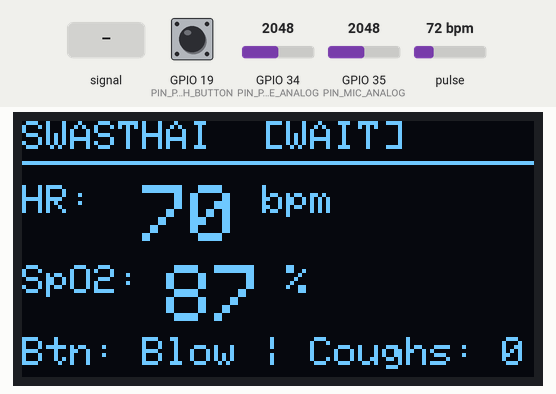
A sketch run on a simulated ESP32. Parts: 128×64 one-colour display. Inputs (shaded band) come from the test bench; at power-on: GPIO 19 (PIN_PUSH_BUTTON) HIGH, GPIO 35 (PIN_MIC_ANALOG) = 2048, pulse 72 bpm, GPIO 34 (PIN_PRESSURE_ANALOG) = 2048 (analog values on the 0–4095 scale). Nothing arrives over Bluetooth unless stated; a phone connects over Bluetooth LE 3 s after start; what the sketch prints to the serial monitor is not drawn.

Above: at 1.7 s.
1.8 s: GPIO 19 (PIN_PUSH_BUTTON) pulled LOW for 0.15 s
At 2.5 s:
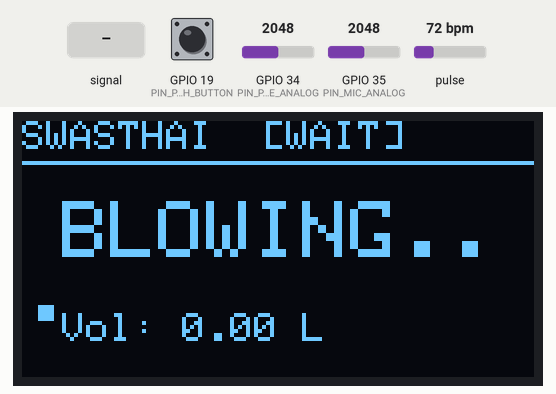
4.9 s: GPIO 19 (PIN_PUSH_BUTTON) pulled LOW for 1 s
At 5.7 s:
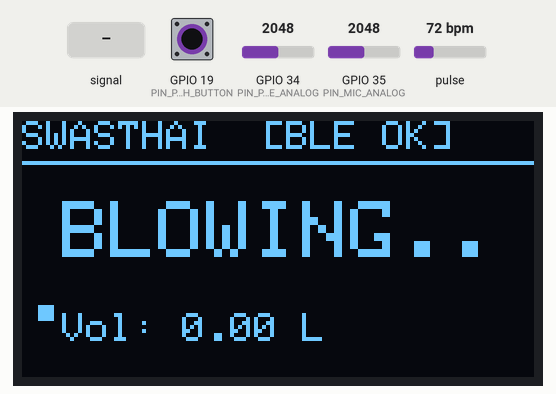
8.4 s: GPIO 35 (PIN_MIC_ANALOG) fed a 200 Hz sine of ±1842 counts around its level
At 10.1 s:
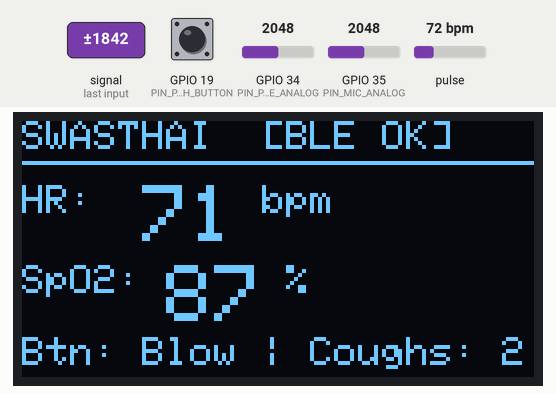
10.3 s: GPIO 35 (PIN_MIC_ANALOG) set to 2866
13.3 s: pulse set to 70 bpm
At 15.0 s:
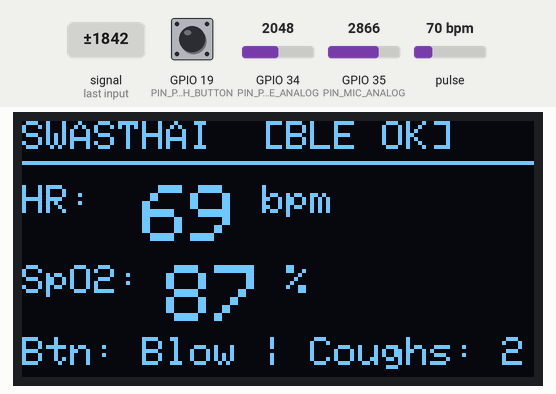
16.3 s: GPIO 19 (PIN_PUSH_BUTTON) pulled LOW for 0.15 s
At 16.39 s:
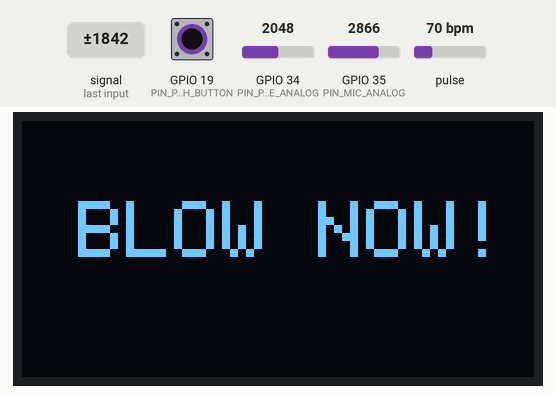
Timing chart, 0 to 19.3 s (numbered marks = the images above; inputs shaded):
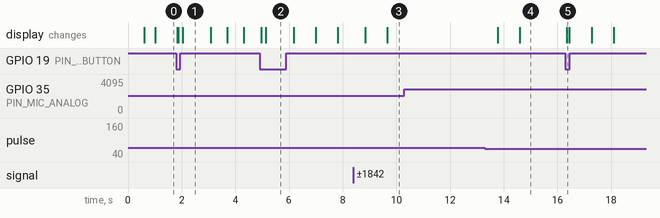

The sketch:

swasthai_esp32_firmware.ino
```cpp
/*
  =============================================================================
  SWASTHAI - Point-of-Care Cardiopulmonary & Respiratory Health Screener
  Firmware for ESP32 with MAX30102, Airflow Pressure Sensor, Mic, and OLED
  =============================================================================
  Hardware Components:
  - ESP32-WROOM-32
  - MAX30102 Pulse Oximeter & Heart Rate (I2C)
  - Differential Low-Range Pressure / Airflow Sensor (ADC / Mouthpiece tube)
  - Microphone Module (ADC / Auscultation & Cough detection)
  - 7-Pin SPI/I2C SSD1306 128x64 OLED Display
  - Push Button (Test Trigger / Calibration)
  =============================================================================
*/

#include <Wire.h>
#include <SPI.h>
#include <Adafruit_GFX.h>
#include <Adafruit_SSD1306.h>
#include "MAX30105.h"
#include "heartRate.h"
#include <BLEDevice.h>
#include <BLEServer.h>
#include <BLEUtils.h>
#include <BLE2902.h>

// ==========================================
// 1. PIN DEFINITIONS & OLED CONFIGURATION
// ==========================================
#define SCREEN_WIDTH 128
#define SCREEN_HEIGHT 64

// 7-Pin OLED SPI Pinout on ESP32
#define OLED_MOSI   23  // D1 / Data
#define OLED_CLK    18  // D0 / Clock
#define OLED_DC     16  // DC
#define OLED_CS      5  // CS
#define OLED_RESET  17  // RES / Reset

Adafruit_SSD1306 display(SCREEN_WIDTH, SCREEN_HEIGHT,
  OLED_MOSI, OLED_CLK, OLED_DC, OLED_RESET, OLED_CS);

// Sensors Pinout
#define PIN_PRESSURE_ANALOG   34  // ADC1 CH6: Low-range pressure sensor (mouthpiece tube)
#define PIN_MIC_ANALOG        35  // ADC1 CH7: Analog mic module (cough/breath sound)
#define PIN_PUSH_BUTTON       19  // Push Button (Active LOW with internal pullup)

// ==========================================
// 2. BLE GATT UUIDs (Matching Flutter App)
// ==========================================
#define SERVICE_UUID        "4fafc201-1fb5-459e-8fcc-c5c9c331914b"
#define VITALS_CHAR_UUID    "beb5483e-36e1-4688-b7f5-ea07361b26a8"
#define AIRFLOW_CHAR_UUID   "1c95d5e3-d8f7-413a-bf3d-7a2e5d7be87e"
#define ACOUSTIC_CHAR_UUID  "d271607c-9204-4769-a038-0796d5147a4b"

BLEServer* pServer = NULL;
BLECharacteristic* pVitalsChar = NULL;
BLECharacteristic* pAirflowChar = NULL;
BLECharacteristic* pAcousticChar = NULL;
bool deviceConnected = false;

// ==========================================
// 3. SENSOR OBJECTS & GLOBALS
// ==========================================
MAX30105 particleSensor;

// Vitals variables
int heartRateBpm = 75;
int spo2Val = 98;
float ppgNormalized = 0.0;
unsigned long lastBeat = 0;
long irValue = 0;

// Spirometry / Airflow variables
bool isBlowTestActive = false;
unsigned long blowStartTime = 0;
float baselinePressureVolts = 1.65; // Calibrated at startup
float cumulativeVolumeLiters = 0.0;
float lastAirflowCalcTime = 0;

// Mic / Acoustic variables
int coughCount = 0;
unsigned long lastCoughTime = 0;
float micRms = 0.0;

// Button state
volatile bool buttonPressed = false;

void IRAM_ATTR handleButtonInterrupt() {
  buttonPressed = true;
}

// BLE Callbacks
class MyServerCallbacks : public BLEServerCallbacks {
  void onConnect(BLEServer* pServer) {
    deviceConnected = true;
  }
  void onDisconnect(BLEServer* pServer) {
    deviceConnected = false;
    BLEDevice::startAdvertising();
  }
};

// ==========================================
// 4. SETUP
// ==========================================
void setup() {
  Serial.begin(115200);
  Serial.println("\n[SWASTHAI] Initializing Handheld Health Screener...");

  // Push Button
  pinMode(PIN_PUSH_BUTTON, INPUT_PULLUP);
  attachInterrupt(digitalPinToInterrupt(PIN_PUSH_BUTTON), handleButtonInterrupt, FALLING);

  // Analog Inputs
  analogReadResolution(12); // 12-bit ADC (0-4095)

  // Initialize OLED
  if (!display.begin(SSD1306_SWITCHCAPVCC)) {
    Serial.println("OLED init failed");
  } else {
    display.clearDisplay();
    display.setTextSize(1);
    display.setTextColor(SSD1306_WHITE);
    display.setCursor(18, 16);
    display.println("SWASTHAI SCREENER");
    display.setCursor(24, 34);
    display.println("Starting BLE...");
    display.display();
  }

  // Initialize MAX30102 via I2C (SDA=21, SCL=22)
  Wire.begin(21, 22);
  if (!particleSensor.begin(Wire, I2C_SPEED_FAST)) {
    Serial.println("MAX30102 not found. Check wiring.");
  } else {
    particleSensor.setup(); // Default optical settings
    particleSensor.setPulseAmplitudeRed(0x1F); // Red LED
    particleSensor.setPulseAmplitudeIR(0x1F);  // IR LED
  }

  // Calibrate Pressure Sensor zero-flow baseline
  long sum = 0;
  for (int i = 0; i < 50; i++) {
    sum += analogRead(PIN_PRESSURE_ANALOG);
    delay(10);
  }
  baselinePressureVolts = (sum / 50.0) * (3.3 / 4095.0);
  Serial.print("Airflow baseline calibrated: ");
  Serial.print(baselinePressureVolts);
  Serial.println(" V");

  // Initialize BLE
  BLEDevice::init("SWASTHAI-ESP32");
  pServer = BLEDevice::createServer();
  pServer->setCallbacks(new MyServerCallbacks());

  BLEService *pService = pServer->createService(SERVICE_UUID);

  pVitalsChar = pService->createCharacteristic(
    VITALS_CHAR_UUID,
    BLECharacteristic::PROPERTY_READ | BLECharacteristic::PROPERTY_NOTIFY
  );
  pVitalsChar->addDescriptor(new BLE2902());

  pAirflowChar = pService->createCharacteristic(
    AIRFLOW_CHAR_UUID,
    BLECharacteristic::PROPERTY_READ | BLECharacteristic::PROPERTY_NOTIFY
  );
  pAirflowChar->addDescriptor(new BLE2902());

  pAcousticChar = pService->createCharacteristic(
    ACOUSTIC_CHAR_UUID,
    BLECharacteristic::PROPERTY_READ | BLECharacteristic::PROPERTY_NOTIFY
  );
  pAcousticChar->addDescriptor(new BLE2902());

  pService->start();

  BLEAdvertising *pAdvertising = BLEDevice::getAdvertising();
  pAdvertising->addServiceUUID(SERVICE_UUID);
  pAdvertising->setScanResponse(true);
  pAdvertising->setMinPreferred(0x06);
  pAdvertising->setMinPreferred(0x12);
  BLEDevice::startAdvertising();

  Serial.println("SWASTHAI BLE Advertising started. Ready for connection.");
}

// ==========================================
// 5. MAIN LOOP
// ==========================================
void loop() {
  unsigned long now = millis();

  // Check Button to trigger Spirometry Blow test
  if (buttonPressed) {
    buttonPressed = false;
    if (!isBlowTestActive) {
      startSpirometryTest();
    }
  }

  // 1. Read MAX30102 Vitals
  readMax30102();

  // 2. Read Acoustic / Microphone
  readMicrophone();

  // 3. Handle Spirometry Airflow Blow if active
  if (isBlowTestActive) {
    processAirflowSample(now);
  }

  // 4. Update OLED Display (every 200 ms)
  static unsigned long lastOledUpdate = 0;
  if (now - lastOledUpdate > 200) {
    lastOledUpdate = now;
    updateOledDisplay();
  }

  // 5. Broadcast Vitals over BLE (every 80 ms)
  static unsigned long lastBleSend = 0;
  if (now - lastBleSend > 80 && deviceConnected) {
    lastBleSend = now;
    sendVitalsBle();
  }

  delay(10);
}

// ==========================================
// 6. SENSOR ACQUISITION FUNCTIONS
// ==========================================

void readMax30102() {
  irValue = particleSensor.getIR();
  long redValue = particleSensor.getRed();

  if (irValue > 50000) { // Finger detected on sensor
    if (checkForBeat(irValue)) {
      long delta = millis() - lastBeat;
      lastBeat = millis();
      int bpm = 60 / (delta / 1000.0);
      if (bpm > 45 && bpm < 160) {
        heartRateBpm = bpm;
      }
    }

    // Normalized PPG (0.0 to 1.0)
    ppgNormalized = (float)(irValue % 5000) / 5000.0;

    // Approximate SpO2 ratio based on Red/IR AC/DC ratio
    if (redValue > 0) {
      float ratio = (float)redValue / (float)irValue;
      int calcSpo2 = (int)(110.0 - 25.0 * ratio);
      if (calcSpo2 >= 80 && calcSpo2 <= 100) {
        spo2Val = calcSpo2;
      }
    }
  } else {
    // No finger detected
    ppgNormalized = 0.0;
  }
}

void readMicrophone() {
  // Sample analog mic signal for RMS energy
  int raw = analogRead(PIN_MIC_ANALOG);
  float voltage = (raw * 3.3) / 4095.0;
  float deviation = abs(voltage - 1.65); // AC deviation from 1.65V DC midpoint

  micRms = (micRms * 0.8) + (deviation * 0.2);

  // Cough burst threshold detection (sudden spike > 0.8V deviation lasting > 150ms)
  if (deviation > 0.85 && (millis() - lastCoughTime > 800)) {
    lastCoughTime = millis();
    coughCount++;
    sendAcousticBle(true);
  }
}

void startSpirometryTest() {
  isBlowTestActive = true;
  blowStartTime = millis();
  cumulativeVolumeLiters = 0.0;
  lastAirflowCalcTime = blowStartTime;

  display.clearDisplay();
  display.setTextSize(2);
  display.setCursor(14, 20);
  display.println("BLOW NOW!");
  display.display();
  Serial.println("[SPIROMETRY] Blow test started!");
}

void processAirflowSample(unsigned long now) {
  float elapsedSec = (now - blowStartTime) / 1000.0;
  float dt = (now - lastAirflowCalcTime) / 1000.0;
  lastAirflowCalcTime = now;

  int rawPressure = analogRead(PIN_PRESSURE_ANALOG);
  float volts = (rawPressure * 3.3) / 4095.0;
  float deltaP = volts - baselinePressureVolts;
  if (deltaP < 0) deltaP = 0;

  // Flow rate Q (Liters per second) using orifice flow equation: Q = K * sqrt(deltaP)
  // Calibration factor K calibrated for mouthpiece tube dimensions
  const float K_CALIB = 5.2;
  float flowLps = K_CALIB * sqrt(deltaP);

  cumulativeVolumeLiters += flowLps * dt;

  // Stream Airflow packet over BLE: {"t":1.2,"f":4.5,"v":2.1}
  if (deviceConnected) {
    char buf[64];
    snprintf(buf, sizeof(buf), "{\"t\":%.2f,\"f\":%.2f,\"v\":%.2f}", elapsedSec, flowLps, cumulativeVolumeLiters);
    pAirflowChar->setValue(buf);
    pAirflowChar->notify();
  }

  // End test after 4.5 seconds
  if (elapsedSec >= 4.5 || (elapsedSec > 1.0 && flowLps <= 0.05)) {
    isBlowTestActive = false;
    Serial.print("[SPIROMETRY] Blow finished. FVC: ");
    Serial.print(cumulativeVolumeLiters);
    Serial.println(" L");
  }
}

// ==========================================
// 7. BLE NOTIFICATION TRANSMISSION
// ==========================================

void sendVitalsBle() {
  char buf[64];
  snprintf(buf, sizeof(buf), "{\"hr\":%d,\"spo2\":%d,\"ppg\":%.2f}", heartRateBpm, spo2Val, ppgNormalized);
  pVitalsChar->setValue(buf);
  pVitalsChar->notify();
}

void sendAcousticBle(bool isCough) {
  if (!deviceConnected) return;
  char buf[64];
  snprintf(buf, sizeof(buf), "{\"rms\":%.2f,\"cough\":%d,\"freq\":350}", micRms, isCough ? 1 : 0);
  pAcousticChar->setValue(buf);
  pAcousticChar->notify();
}

// ==========================================
// 8. OLED RENDERING
// ==========================================

void updateOledDisplay() {
  display.clearDisplay();

  // Header Bar
  display.setTextSize(1);
  display.setCursor(0, 0);
  display.print("SWASTHAI  ");
  display.print(deviceConnected ? "[BLE OK]" : "[WAIT]");

  display.drawLine(0, 10, 127, 10, SSD1306_WHITE);

  if (isBlowTestActive) {
    display.setTextSize(2);
    display.setCursor(10, 20);
    display.println("BLOWING...");
    display.setTextSize(1);
    display.setCursor(10, 48);
    display.print("Vol: ");
    display.print(cumulativeVolumeLiters, 2);
    display.print(" L");
  } else {
    // Vitals Section
    display.setTextSize(1);
    display.setCursor(0, 16);
    display.print("HR:  ");
    display.setTextSize(2);
    display.print(heartRateBpm);
    display.setTextSize(1);
    display.println(" bpm");

    display.setCursor(0, 36);
    display.print("SpO2: ");
    display.setTextSize(2);
    display.print(spo2Val);
    display.setTextSize(1);
    display.println(" %");

    display.setCursor(0, 54);
    display.print("Btn: Blow | Coughs: ");
    display.print(coughCount);
  }

  display.display();
}
```

Measured:
- after the input at 1.8 s, the display: first differs from a run without the input after 0.07 s (image 1 shows a later state)
- after the input at 4.9 s, the display: first changes after 0.06 s (image 2 shows a later state)
- after the input at 8.4 s, the display: first changes after 0.44 s (image 3 shows a later state)
- after the input at 10.3 s, every drawn part: stays the same
- after the input at 13.3 s, the display: first differs from a run without the input after 1.3 s (image 4)
- after the input at 16.3 s, the display: changes at once (image 5)
- what the display in image 1 shows lasts 1.1 s, from 2.0 s to 3.1 s
